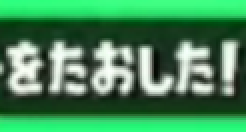
#> input picture template/template_1080p_ika.png, 123 x 66 px (shown 2 times larger)
$ python ika.py template/template_1080p_SSBU.png template/template_1080p_ika.png
#> lines starting #> are read from the running program, lines starting #| are printed output that depends on the picture
import cv2
import ffmpeg
import subprocess
import sys

# Installation
# $ pip3 install opencv-python

VIDEO_FILE = ""     # 入力動画ファイルの相対パス コマンドライン引数からでも可
TEMPLATE_FILE = ""  # テンプレ画像の相対パス コマンドライン引数からでも可

MATCH_INTERVAL = 1  # 画像判定の時間間隔
IGNORE_SEC = 5      # 前回killからこの秒数間のkillは同じkill集に含める
MIN_VIDEO_SEC = 10  # kill集の動画の最小長
THREASHOLD = 0.7    # テンプレ画像との合致率閾値

args = sys.argv
if VIDEO_FILE == "":
    VIDEO_FILE = args[1]
if TEMPLATE_FILE == "":
    TEMPLATE_FILE = args[2]

template = cv2.imread(TEMPLATE_FILE, 0)
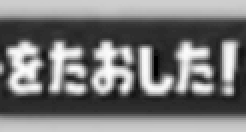
#> template: shape (66, 123) (shown 2 times larger); min 0, max 253, mean 120.2


def match(img, tmp):
    grayimg = cv2.cvtColor(img, cv2.COLOR_BGR2GRAY)  # 比較用にグレー画像を作る
    result = cv2.matchTemplate(grayimg, tmp, cv2.TM_CCOEFF_NORMED)

    # 0-1 1に近いほど似てる
    min_val, max_val, min_loc, max_loc = cv2.minMaxLoc(result)
    return max_val


def save_match_frame(img, tmp, savefilename):
    # 検出結果から検出領域の位置を取得
    grayimg = cv2.cvtColor(img, cv2.COLOR_BGR2GRAY)  # 比較用にグレー画像を作る
    result = cv2.matchTemplate(grayimg, tmp, cv2.TM_CCOEFF_NORMED)

    min_val, max_val, min_loc, max_loc = cv2.minMaxLoc(result)
    top_left = max_loc
    w, h = tmp.shape[::-1]
    bottom_right = (top_left[0] + w, top_left[1] + h)

    print(max_val, min_val)

    # 検出領域を四角で囲んで保存
    if(max_val >= THREASHOLD):
        cv2.rectangle(img, top_left, bottom_right, (0, 0, 255), 2)
        cv2.imwrite(savefilename, img)


def save_match_video(originfilename, start_time, length, savefilename):
    cmd = "ffmpeg -ss " + str(start_time) + " -i " + originfilename + \
        " -ss 0 -t " + str(length) + " " + savefilename
    subprocess.call(cmd, shell=True)


video = cv2.VideoCapture(VIDEO_FILE)

frame_count = int(video.get(7))  # 総フレーム数
frame_rate = int(video.get(5))  # フレームレート

kill_times = [{"start": 0, "end": 0}]

for i in range(int((frame_count / frame_rate)/MATCH_INTERVAL)):  # 指定した間隔秒(frame数)ごとに画像判定
    video.set(cv2.CAP_PROP_POS_FRAMES, frame_rate * MATCH_INTERVAL * i)
    _, frame = video.read()  # 動画をフレームに読み込み
    # save_match_result(frame, template, "test" + str(i) + ".png")

    checkVal = match(frame, template)

    if checkVal < THREASHOLD:
        continue

    if (i * MATCH_INTERVAL) - kill_times[-1]["end"] >= IGNORE_SEC:
        # 前回のkillタイミングから、ignore_seconds以上たった後killしていた場合は、リストに追加
        kill_time = {
            "start": i * MATCH_INTERVAL - MIN_VIDEO_SEC,
            "end": i * MATCH_INTERVAL
        }
        kill_times.append(kill_time)

        print("[Found!] kill_time [s]: " +
              str(kill_time["start"]) + " - " + str(kill_time["end"]))
        continue

    if (i * MATCH_INTERVAL) - kill_times[-1]["end"] < IGNORE_SEC:
        # 前回のkillタイミングから、ignore_seconds未満でkillしていた場合は、その分だけ動画長を長くする
        kill_times[-1]["end"] = i * MATCH_INTERVAL
        print("  + [len update] kill_time [s]: " + str(kill_times[-1]
                                                       ["start"]) + " - " + str(kill_times[-1]["end"]))
#> after the loop, kill_times = 1 item

del kill_times[0]

for t in kill_times:
    save_match_video(
        VIDEO_FILE,                                         # 元動画ファイル
        t["start"],                                         # クリップ開始位置
        t["end"] - t["start"] + 1,                          # 動画長
        VIDEO_FILE + "_kill_" + str(t["start"]) + ".mp4"    # 抽出後動画ファイル名
    )
#> this loop made 0 passes
